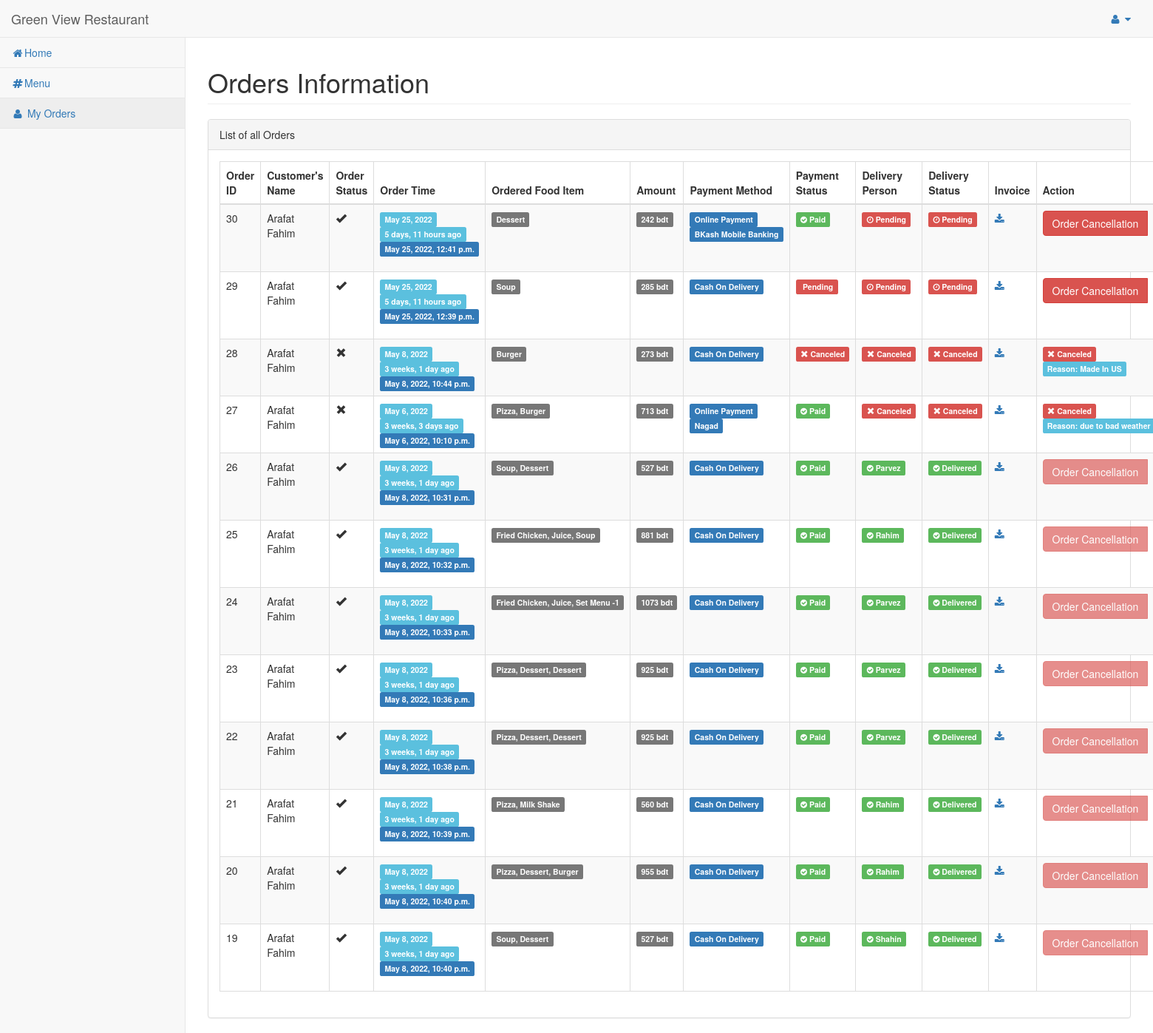
Screenshot of /myorders/ (signed in) with the database file from the repository.
### hotel/models.py (models this page shows, shortened)
class Order(models.Model):
    pending = 'Pending'
    completed = 'Completed'
    STATUS = (
        (pending, pending),
        (completed, completed),
    )
    PAYMENT = (
        ('Cash On Delivery', 'Cash On Delivery'),
        ('Online Payment', 'Online Payment'),
    )
    pickup = 'PickUp'
    delivery = 'Delivery'
    TYPE = (
        (pickup, pickup),
        (delivery, delivery),
    )
    customer = models.ForeignKey(Customer, on_delete=models.CASCADE)
    order_timestamp = models.DateTimeField(auto_now_add=True)
    delivery_timestamp = models.DateTimeField(auto_now=True)
    order_items = models.ManyToManyField(Cart)
    food_items = models.TextField(null=True)
    food_price = models.TextField(null=True)
    payment_id = models.CharField(max_length=264, blank=True, null=True)
    payment_status = models.CharField(max_length=100, choices=STATUS)
    delivery_status = models.CharField(max_length=100, choices=STATUS)
    if_cancelled = models.BooleanField(default=False)
    cancelled_reason = models.TextField(blank=True, null=True)
    refund_request = models.BooleanField(default=False)
    total_amount = models.IntegerField(blank=True, null=True)
    payment_method = models.CharField(max_length=100, choices=PAYMENT, default='Cash On Delivery')
    payment_type = models.TextField(null=True, blank=True)
    location = models.CharField(max_length=200, blank=True, null=True)
    delivery_boy = models.ForeignKey(Staff, on_delete=models.CASCADE, null=True, blank=True)

class Customer(models.Model):
    pending = 'Pending'
    verified = 'Verified'
    STATUS = (
        (pending, pending),
        (verified, verified),
    )
    customer = models.ForeignKey(User, on_delete=models.CASCADE)
    address = models.TextField()
    referal_code = models.CharField(max_length=10)
    contact = models.CharField(max_length=10)
    orders = models.IntegerField(default=0)
    total_sale = models.IntegerField(default=0)
    status = models.CharField(max_length=50, choices=STATUS)

class Staff(models.Model):
    weiter = 'weiter'
    deliveryboy = 'Delivery Boy'
    chef = 'Chef'
    ROLES = (
        (weiter, weiter),
        (chef, chef),
        (deliveryboy, deliveryboy),
    )
    staff_name = models.CharField(max_length=255)
    address = models.TextField()
    contact = models.CharField(max_length=10)
    email = models.EmailField(max_length=255)
    salary = models.IntegerField()
    role = models.CharField(max_length=30, choices=ROLES)
    def __str__(self):
        return self.staff_name

### hotel/views.py (the view)
# urls.py: url(r'^myorders/$', views.my_orders, name='my_orders'),
@login_required
def my_orders(request):
    user = User.objects.get(id=request.user.id)
    customer = Customer.objects.get(customer=user)
    orders = Order.objects.filter(customer=customer).order_by('-id')
    return render(request, 'orders.html', {'orders': orders})

### hotel/templates/orders.html (shortened to what this page needs)
{% load static %}
{% include "includes/userbase.html" %}
{% load humanize %}
        <div id="page-wrapper">
            <div class="row">
                <div class="col-lg-12">
                    <h1 class="page-header">Orders Information</h1>
                </div>
            </div>
            <div class="row">
                <div class="col-lg-12">
                    <div class="panel panel-default">
                        <div class="panel-heading">
                            List of all Orders
                        </div>
                        <div class="panel-body">
                            <table width="100%" class="table table-striped table-bordered table-hover" >
                                <thead>
                                    <tr>
                                        <th>Order ID</th>
                                        <th>Customer's Name</th>
                                        <th>Order Status</th>
                                        <th>Order Time</th>
                                        <th>Ordered Food Item</th>
                                        <th>Amount</th>
                                        <th>Payment Method</th>
                                        <th>Payment Status</th>
                                        <th>Delivery Person</th>
                                        <th>Delivery Status</th>
                                        <th>Invoice</th>
                                        <th>Action</th>
                                    </tr>
                                </thead>
                                <tbody>
                                    {% for order in orders %}
                                    <tr>
                                        <td>{{order.id}}</td>
                                        <td>{{order.customer.customer.first_name}} {{order.customer.customer.last_name}}</td>
                                        <td>{% if order.if_cancelled == False %}
                                            <span class="glyphicon glyphicon-ok" aria-hidden="true"></span>
                                            {% else %}
                                            <span class="glyphicon glyphicon-remove" aria-hidden="true"></span>
                                            {% endif %}
                                        </td>
                                        <td>
                                            <span class="label label-info">{{order.order_timestamp|naturalday}}</span>
                                            <span class="label label-info">{{order.order_timestamp|naturaltime}}</span>
                                            <span class="label label-primary">{{order.order_timestamp}}</span>
                                        </td>
                                        <td><span class="label label-default">{{order.food_items}}</span></td>
                                        <td><span class="label label-default">{{order.total_amount}} bdt</span></td>
                                        <td>
                                            <span class="label label-primary">{{order.payment_method}}</span>
                                            <br>
                                            {% if order.payment_method == 'Online Payment' %}
                                            <span class="label label-primary">{{order.payment_type}}</span>
                                            {% endif %}
                                        </td>
                                        <td>
                                            {% if order.payment_method == 'Online Payment' or order.payment_status == 'Completed' %}
                                                    <span class="label label-success">
                                                        <i class="fa fa-check-circle" aria-hidden="true"></i>
                                                        Paid
                                                    </span>
                                                {% else %}
                                                {% if order.if_cancelled == True %}
                                                <span class="label label-danger">
                                                    <i class="glyphicon glyphicon-remove" aria-hidden="true"></i>
                                                        Canceled
                                                </span>
                                                {% else %}
                                                <span class="label label-danger">
                                                    Pending
                                                </span>
                                                {% endif %}
                                            {% endif %}
                                        </td>
                                        <td>
                                            {% if order.if_cancelled == True %}
                                                <span class="label label-danger">
                                                    <i class="glyphicon glyphicon-remove" aria-hidden="true"></i>
                                                        Canceled
                                                </span>
                                            {% else %}
                                            {% if  order.delivery_boy == None %}
                                            <span class="label label-danger">
                                            <i class="fa fa-clock-o" aria-hidden="true"></i>
                                                Pending
                                            </span>
                                            {% else %}
                                            <span class="label label-success">
                                            <i class="fa fa-check-circle" aria-hidden="true"></i>
                                                {{ order.delivery_boy }}</span>
                                            {% endif %}
                                            {% endif %}
                                        </td>
                                        <td>
                                            {% if order.if_cancelled == True %}
                                                <span class="label label-danger">
                                                    <i class="glyphicon glyphicon-remove" aria-hidden="true"></i>
                                                        Canceled
                                                </span>
                                            {% else %}
                                            {% if order.delivery_status == 'Completed' %}
                                            <span class="label label-success">
                                            <i class="fa fa-check-circle" aria-hidden="true"></i>
                                                Delivered</span>
                                            {% else %}
                                            <span class="label label-danger">
                                            <i class="fa fa-clock-o" aria-hidden="true"></i>
                                                Pending
                                            </span>
                                            {% endif %}
                                            {% endif %}
                                        </td>
                                        <td>
                                            <a href="{% url 'hotel:pdf' order.pk %}" class="fa fa-download"></a>
                                        </td>
                                        <td>
                                            {% if order.if_cancelled == True %}
                                            <span class="label label-danger">
                                                <i class="glyphicon glyphicon-remove" aria-hidden="true"></i>
                                                    Canceled
                                            </span>
                                            <span class="label label-info">Reason: {{order.cancelled_reason}}</span>
                                            {% else %}
                                            <span class="input-group-btn">
                                                <button class="btn btn-danger {% if order.delivery_status == 'Completed' %} disabled{% endif %}" type="button" data-toggle="modal" data-target="#cancel_desc">Order Cancellation</button>
                                            </span>
                                            <br><br>
                                            {% endif %}
                                        </td>
                                    </tr>
                                    {% endfor %}
                                </tbody>
                            </table>
                        </div>
                    </div>
                </div>
            </div>
        </div>
</body>
</html>

### rows the page displays
Order: id "30", customer.customer.first_name "Arafat", customer.customer.last_name "Fahim", if_cancelled False (drawn), order_timestamp "May 25, 2022", order_timestamp "5 days, 11 hours ago", order_timestamp "May 25, 2022, 12:41 p.m.", food_items "Dessert", total_amount "242", payment_method "Online Payment", payment_type "BKash Mobile Banking", shows "Paid"
Order: id "29", customer.customer.first_name "Arafat", customer.customer.last_name "Fahim", if_cancelled False (drawn), order_timestamp "May 25, 2022", order_timestamp "5 days, 11 hours ago", order_timestamp "May 25, 2022, 12:39 p.m.", food_items "Soup", total_amount "285", payment_method "Cash On Delivery", payment_status "Pending"
Order: id "28", customer.customer.first_name "Arafat", customer.customer.last_name "Fahim", if_cancelled True (drawn), order_timestamp "May 8, 2022", order_timestamp "3 weeks, 1 day ago", order_timestamp "May 8, 2022, 10:44 p.m.", food_items "Burger", total_amount "273", payment_method "Cash On Delivery", payment_status "Pending" (drawn), cancelled_reason "Made In US"
Order: id "27", customer.customer.first_name "Arafat", customer.customer.last_name "Fahim", if_cancelled True (drawn), order_timestamp "May 6, 2022", order_timestamp "3 weeks, 3 days ago", order_timestamp "May 6, 2022, 10:10 p.m.", food_items "Pizza, Burger", total_amount "713", payment_method "Online Payment", payment_type "Nagad", shows "Paid", cancelled_reason "due to bad weather"
Order: id "26", customer.customer.first_name "Arafat", customer.customer.last_name "Fahim", if_cancelled False (drawn), order_timestamp "May 8, 2022", order_timestamp "3 weeks, 1 day ago", order_timestamp "May 8, 2022, 10:31 p.m.", food_items "Soup, Dessert", total_amount "527", payment_method "Cash On Delivery", payment_status "Completed" (drawn), delivery_boy "Parvez"
Order: id "25", customer.customer.first_name "Arafat", customer.customer.last_name "Fahim", if_cancelled False (drawn), order_timestamp "May 8, 2022", order_timestamp "3 weeks, 1 day ago", order_timestamp "May 8, 2022, 10:32 p.m.", food_items "Fried Chicken, Juice, Soup", total_amount "881", payment_method "Cash On Delivery", payment_status "Completed" (drawn), delivery_boy "Rahim"
Order: id "24", customer.customer.first_name "Arafat", customer.customer.last_name "Fahim", if_cancelled False (drawn), order_timestamp "May 8, 2022", order_timestamp "3 weeks, 1 day ago", order_timestamp "May 8, 2022, 10:33 p.m.", food_items "Fried Chicken, Juice, Set Menu -1", total_amount "1073", payment_method "Cash On Delivery", payment_status "Completed" (drawn), delivery_boy "Parvez"
Order: id "23", customer.customer.first_name "Arafat", customer.customer.last_name "Fahim", if_cancelled False (drawn), order_timestamp "May 8, 2022", order_timestamp "3 weeks, 1 day ago", order_timestamp "May 8, 2022, 10:36 p.m.", food_items "Pizza, Dessert, Dessert", total_amount "925", payment_method "Cash On Delivery", payment_status "Completed" (drawn), delivery_boy "Parvez"
Order: id "22", customer.customer.first_name "Arafat", customer.customer.last_name "Fahim", if_cancelled False (drawn), order_timestamp "May 8, 2022", order_timestamp "3 weeks, 1 day ago", order_timestamp "May 8, 2022, 10:38 p.m.", food_items "Pizza, Dessert, Dessert", total_amount "925", payment_method "Cash On Delivery", payment_status "Completed" (drawn), delivery_boy "Parvez"
Order: id "21", customer.customer.first_name "Arafat", customer.customer.last_name "Fahim", if_cancelled False (drawn), order_timestamp "May 8, 2022", order_timestamp "3 weeks, 1 day ago", order_timestamp "May 8, 2022, 10:39 p.m.", food_items "Pizza, Milk Shake", total_amount "560", payment_method "Cash On Delivery", payment_status "Completed" (drawn), delivery_boy "Rahim"
Order: id "20", customer.customer.first_name "Arafat", customer.customer.last_name "Fahim", if_cancelled False (drawn), order_timestamp "May 8, 2022", order_timestamp "3 weeks, 1 day ago", order_timestamp "May 8, 2022, 10:40 p.m.", food_items "Pizza, Dessert, Burger", total_amount "955", payment_method "Cash On Delivery", payment_status "Completed" (drawn), delivery_boy "Rahim"
Order: id "19", customer.customer.first_name "Arafat", customer.customer.last_name "Fahim", if_cancelled False (drawn), order_timestamp "May 8, 2022", order_timestamp "3 weeks, 1 day ago", order_timestamp "May 8, 2022, 10:40 p.m.", food_items "Soup, Dessert", total_amount "527", payment_method "Cash On Delivery", payment_status "Completed" (drawn), delivery_boy "Shahin"
